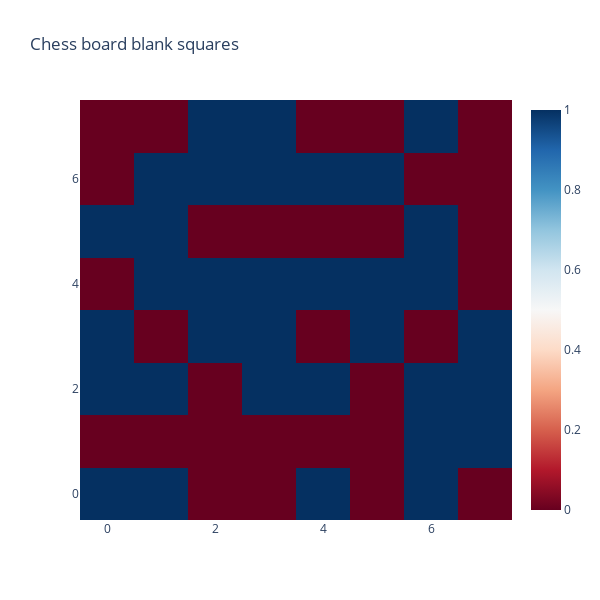
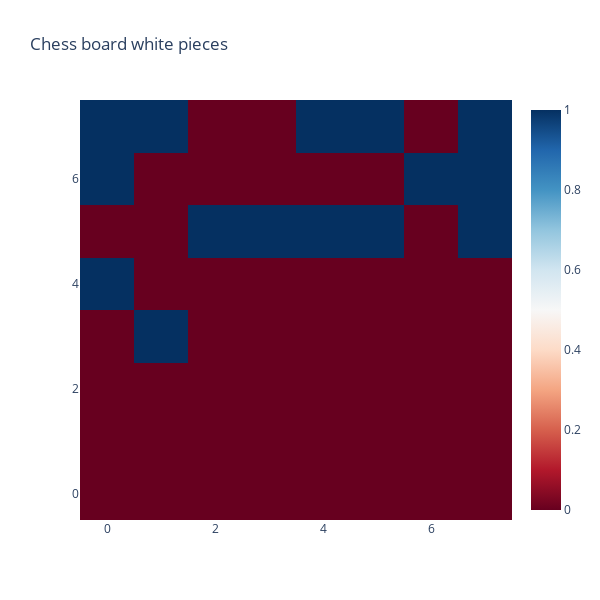
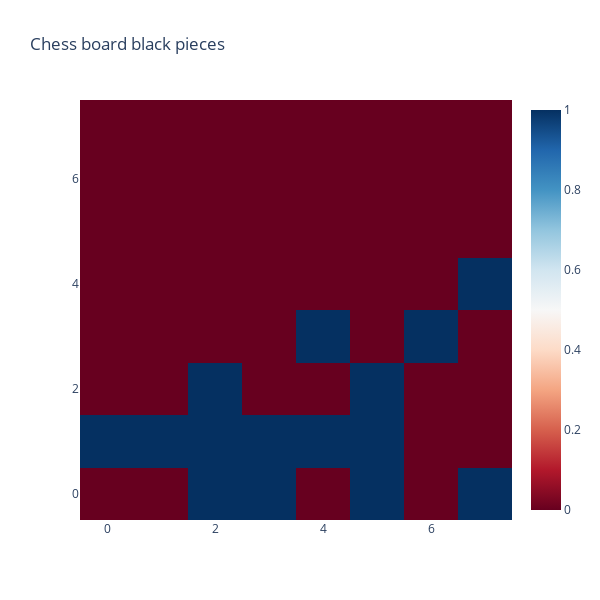
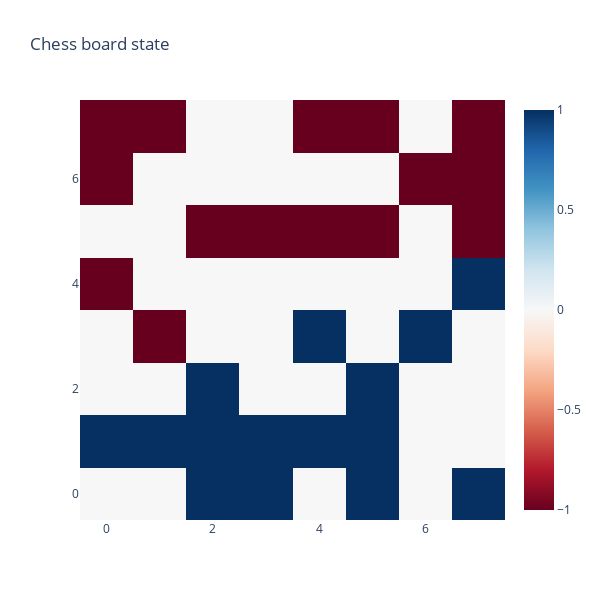

The code cell stored with these charts, in order, in its notebook:
### Code cell
plot_board_state(move_13_state_one_hot[:, :, 0], "Chess board blank squares")
plot_board_state(move_13_state_one_hot[:, :, 1], "Chess board white pieces")
plot_board_state(move_13_state_one_hot[:, :, 2], "Chess board black pieces")
plot_board_state(move_13_state, "Chess board state")

### Figure 1 — Plotly figure (JSON) as saved in the notebook; plotly's stock layout.template omitted (floating-point values rounded to 4 significant figures)
{"data": [{"colorscale": [[0, "rgb(103,0,31)"], [0.1, "rgb(178,24,43)"], [0.2, "rgb(214,96,77)"], [0.3, "rgb(244,165,130)"], [0.4, "rgb(253,219,199)"], [0.5, "rgb(247,247,247)"], [0.6, "rgb(209,229,240)"], [0.7, "rgb(146,197,222)"], [0.8, "rgb(67,147,195)"], [0.9, "rgb(33,102,172)"], [1, "rgb(5,48,97)"]], "type": "heatmap", "z": [[1, 1, 0, 0, 1, 0, 1, 0], [0, 0, 0, 0, 0, 0, 1, 1], [1, 1, 0, 1, 1, 0, 1, 1], [1, 0, 1, 1, 0, 1, 0, 1], [0, 1, 1, 1, 1, 1, 1, 0], [1, 1, 0, 0, 0, 0, 1, 0], [0, 1, 1, 1, 1, 1, 0, 0], [0, 0, 1, 1, 0, 0, 1, 0]]}], "layout": {"autosize": false, "height": 600, "title": {"text": "Chess board blank squares"}, "width": 600, "xaxis": {"nticks": 8, "ticks": ""}, "yaxis": {"nticks": 8, "ticks": ""}}}

### Figure 2 — Plotly figure (JSON) as saved in the notebook; plotly's stock layout.template omitted (floating-point values rounded to 4 significant figures)
{"data": [{"colorscale": [[0, "rgb(103,0,31)"], [0.1, "rgb(178,24,43)"], [0.2, "rgb(214,96,77)"], [0.3, "rgb(244,165,130)"], [0.4, "rgb(253,219,199)"], [0.5, "rgb(247,247,247)"], [0.6, "rgb(209,229,240)"], [0.7, "rgb(146,197,222)"], [0.8, "rgb(67,147,195)"], [0.9, "rgb(33,102,172)"], [1, "rgb(5,48,97)"]], "type": "heatmap", "z": [[0, 0, 0, 0, 0, 0, 0, 0], [0, 0, 0, 0, 0, 0, 0, 0], [0, 0, 0, 0, 0, 0, 0, 0], [0, 1, 0, 0, 0, 0, 0, 0], [1, 0, 0, 0, 0, 0, 0, 0], [0, 0, 1, 1, 1, 1, 0, 1], [1, 0, 0, 0, 0, 0, 1, 1], [1, 1, 0, 0, 1, 1, 0, 1]]}], "layout": {"autosize": false, "height": 600, "title": {"text": "Chess board white pieces"}, "width": 600, "xaxis": {"nticks": 8, "ticks": ""}, "yaxis": {"nticks": 8, "ticks": ""}}}

### Figure 3 — Plotly figure (JSON) as saved in the notebook; plotly's stock layout.template omitted (floating-point values rounded to 4 significant figures)
{"data": [{"colorscale": [[0, "rgb(103,0,31)"], [0.1, "rgb(178,24,43)"], [0.2, "rgb(214,96,77)"], [0.3, "rgb(244,165,130)"], [0.4, "rgb(253,219,199)"], [0.5, "rgb(247,247,247)"], [0.6, "rgb(209,229,240)"], [0.7, "rgb(146,197,222)"], [0.8, "rgb(67,147,195)"], [0.9, "rgb(33,102,172)"], [1, "rgb(5,48,97)"]], "type": "heatmap", "z": [[0, 0, 1, 1, 0, 1, 0, 1], [1, 1, 1, 1, 1, 1, 0, 0], [0, 0, 1, 0, 0, 1, 0, 0], [0, 0, 0, 0, 1, 0, 1, 0], [0, 0, 0, 0, 0, 0, 0, 1], [0, 0, 0, 0, 0, 0, 0, 0], [0, 0, 0, 0, 0, 0, 0, 0], [0, 0, 0, 0, 0, 0, 0, 0]]}], "layout": {"autosize": false, "height": 600, "title": {"text": "Chess board black pieces"}, "width": 600, "xaxis": {"nticks": 8, "ticks": ""}, "yaxis": {"nticks": 8, "ticks": ""}}}

### Figure 4 — Plotly figure (JSON) as saved in the notebook; plotly's stock layout.template omitted (floating-point values rounded to 4 significant figures)
{"data": [{"colorscale": [[0, "rgb(103,0,31)"], [0.1, "rgb(178,24,43)"], [0.2, "rgb(214,96,77)"], [0.3, "rgb(244,165,130)"], [0.4, "rgb(253,219,199)"], [0.5, "rgb(247,247,247)"], [0.6, "rgb(209,229,240)"], [0.7, "rgb(146,197,222)"], [0.8, "rgb(67,147,195)"], [0.9, "rgb(33,102,172)"], [1, "rgb(5,48,97)"]], "type": "heatmap", "z": [[0, 0, 1, 1, 0, 1, 0, 1], [1, 1, 1, 1, 1, 1, 0, 0], [0, 0, 1, 0, 0, 1, 0, 0], [0, -1, 0, 0, 1, 0, 1, 0], [-1, 0, 0, 0, 0, 0, 0, 1], [0, 0, -1, -1, -1, -1, 0, -1], [-1, 0, 0, 0, 0, 0, -1, -1], [-1, -1, 0, 0, -1, -1, 0, -1]]}], "layout": {"autosize": false, "height": 600, "title": {"text": "Chess board state"}, "width": 600, "xaxis": {"nticks": 8, "ticks": ""}, "yaxis": {"nticks": 8, "ticks": ""}}}
